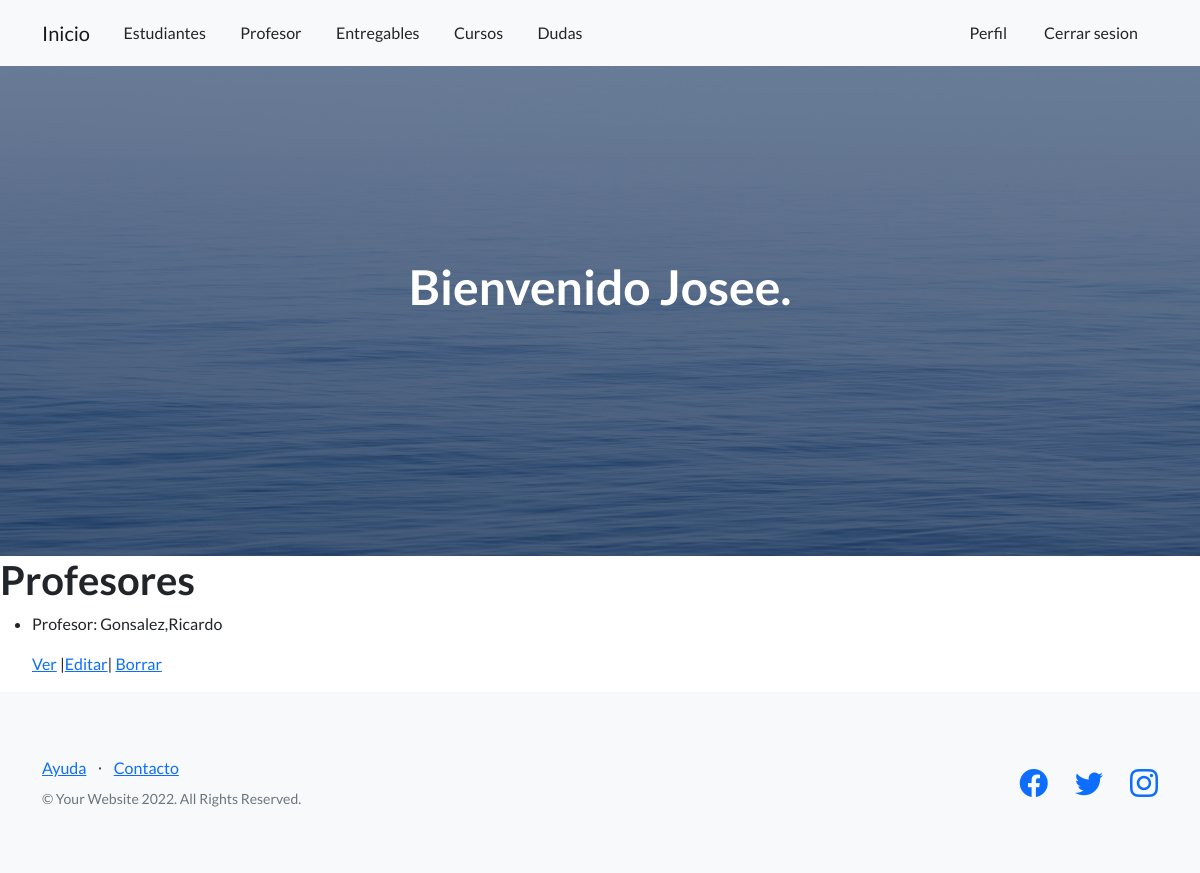
Page /profesor/list (signed in) on the earlier database version.
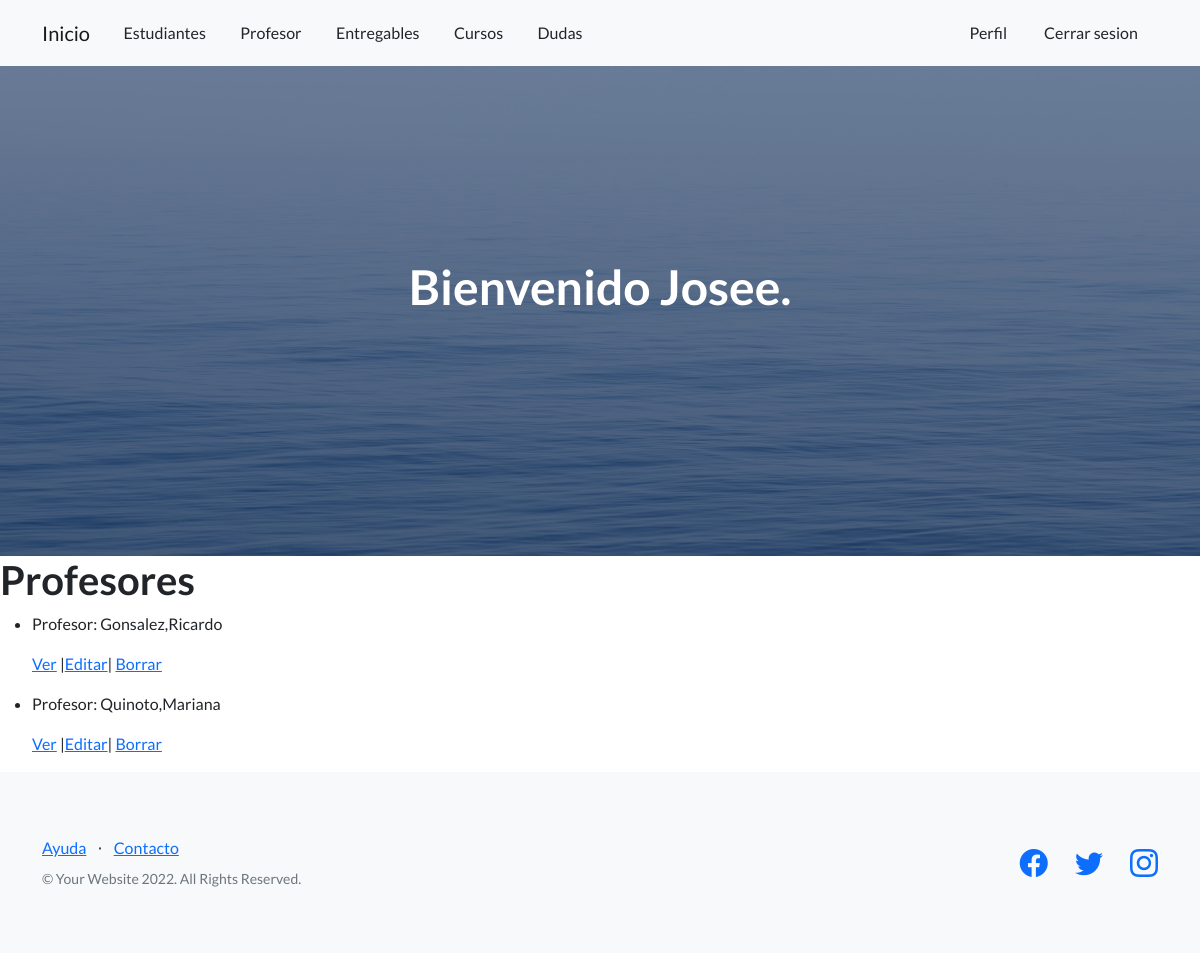
Same page on the later database version.
### AppCoder/models.py (models this page shows, shortened)
class Profesor(models.Model):
    nombre=models.CharField(max_length=40)
    apellido=models.CharField(max_length=40)
    email= models.EmailField()
    profesion=models.CharField(max_length=40)

### AppCoder/views.py (the view)
# urls.py: path('profesor/list',views.ProfesorList.as_view(), name="ListP"),
class ProfesorList(ListView):
    model=Profesor
    template_name="AppCoder/profesor_list.html"

### AppCoder/templates/AppCoder/profesor_list.html
{% extends 'AppCoder/padre.html' %}
{% load static %}
{% block ContenidoQueCambia  %}
<body>
    <h1>Profesores</h1>
    <ul>
        {% for profesor in object_list %}
            <li>
                <p>Profesor: {{profesor.apellido}},{{profesor.nombre}}</p>
                <p>
                    <a href="{% url 'DetailP' profesor.id %}">Ver</a>
                    {%if user.is_superuser%}
                    |<a href="{% url 'EditP' profesor.id %}">Editar</a>|
                    <a href="{% url 'DeleteP' profesor.id %}">Borrar</a>
                    {%endif%}
                </p>
            </li>
        {%endfor%}
    </ul>
</body>
{% endblock  %}

Differences in the rows shown:
added Profesor: apellido "Quinoto", nombre "Mariana"
